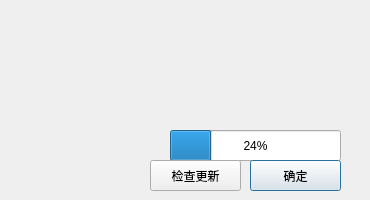
<?xml version="1.0" encoding="UTF-8"?>
<ui version="4.0">
 <class>Dialog</class>
 <widget class="QDialog" name="Dialog">
  <property name="geometry">
   <rect>
    <x>0</x>
    <y>0</y>
    <width>370</width>
    <height>200</height>
   </rect>
  </property>
  <property name="windowTitle">
   <string>Dialog</string>
  </property>
  <widget class="QLabel" name="label">
   <property name="geometry">
    <rect>
     <x>40</x>
     <y>30</y>
     <width>110</width>
     <height>110</height>
    </rect>
   </property>
   <property name="styleSheet">
    <string notr="true">background:url(&quot;/Users/phil/Desktop/visual-diagnonsis/transunitservicedeploytool/resource/img/info.png&quot;);</string>
   </property>
   <property name="text">
    <string/>
   </property>
  </widget>
  <widget class="QProgressBar" name="progressBar">
   <property name="geometry">
    <rect>
     <x>170</x>
     <y>130</y>
     <width>171</width>
     <height>31</height>
    </rect>
   </property>
   <property name="value">
    <number>24</number>
   </property>
  </widget>
  <widget class="QPushButton" name="pushButton">
   <property name="geometry">
    <rect>
     <x>250</x>
     <y>160</y>
     <width>91</width>
     <height>31</height>
    </rect>
   </property>
   <property name="text">
    <string>确定</string>
   </property>
  </widget>
  <widget class="QPushButton" name="pushButton_2">
   <property name="geometry">
    <rect>
     <x>150</x>
     <y>160</y>
     <width>91</width>
     <height>31</height>
    </rect>
   </property>
   <property name="text">
    <string>检查更新</string>
   </property>
  </widget>
 </widget>
 <resources/>
 <connections/>
</ui>
